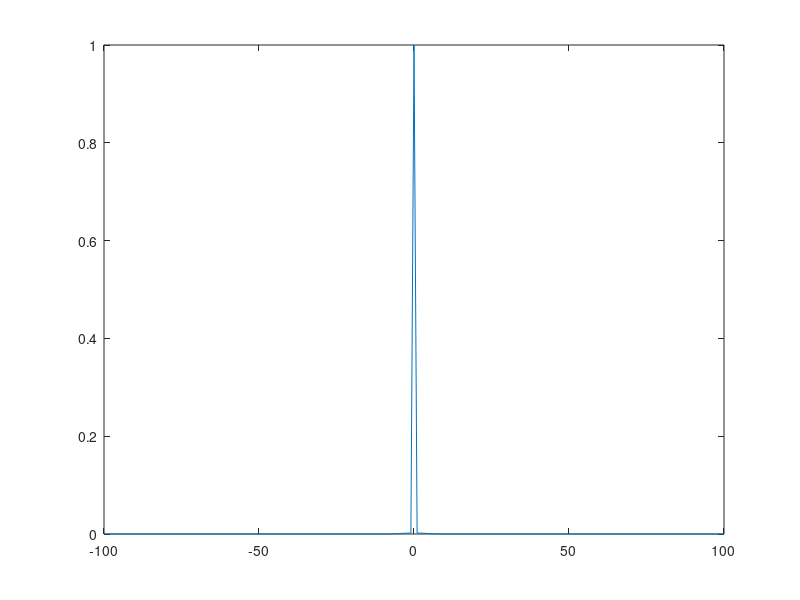

Source code (MATLAB): (Note: this script raises an error after producing the figure.)
N = -100:100;
M = (length(N)+1)/2;
X = sinc((pi/1.5)*N).^2;
plot(N,X);
w=-10:0.01:10;
Y = DT_Fourier(X,M,w);
figure(1);
subplot(2,2,1);
plot(w,Y-min(Y));



X3 = (X + exp(1i*pi*N).*X)/2;
Y3 = DT_Fourier(X3,M,w);
subplot(2,2,3);
plot(w,Y3-min(Y3));

X2 = zeros(1, 8001);

for nn = -50:50
        X2(nn+51)=X(2*nn+101);
end
Y2 = DT_Fourier(X2,51,w);
subplot(2,2,2);
plot(w,Y2-min(Y2));